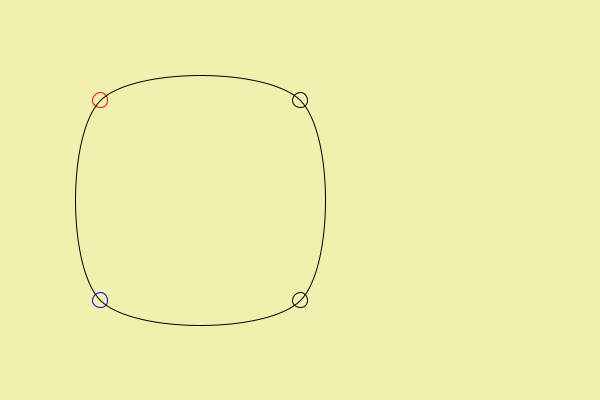
Frame 1 (no input)
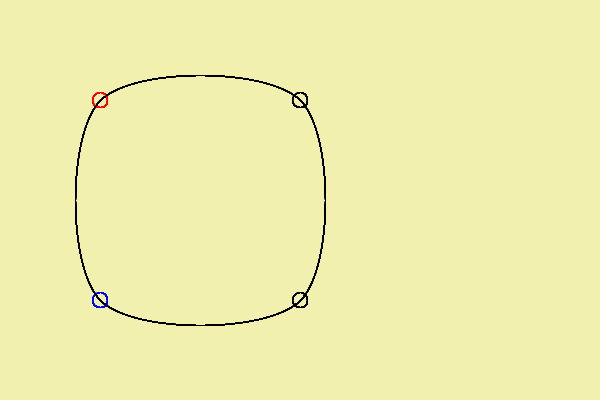
Frame 60 (the mouse pressed at the canvas centre just before this capture)
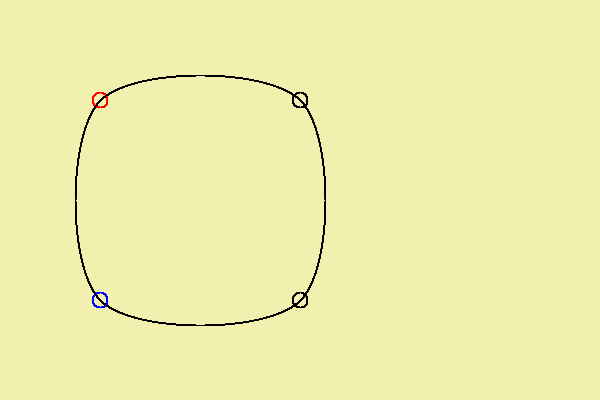
Frame 120 (the mouse held since frame 60 and released just before this capture)

The Processing sketch that drew these frames (run headless with seeded random() and noise(); from frame 60 on, the mouse is pressed at the canvas centre):

// Processing sketch: cmcurves8
// ── cmcurves8.pde
void setup() {
   size(600, 400);
   background(242, 240, 174);
   noFill();
}

void drawCurve(boolean drawCircles, boolean drawLines,
int p0, int p1, int p2, int p3) {
  
   // control point 1
   stroke(255,  0, 0);   // red
   if (drawCircles == true) {
      ellipse(Xp[p0], Yp[p0], 15, 15);
      }
   if (drawLines == true) {
      line(Xp[p0], Yp[p0], Xp[p1], Yp[p1]);
      }

   // control point 2
   stroke(0, 0, 255);   // blue
   if (drawCircles == true) {
      ellipse(Xp[p3], Yp[p3], 15, 15);
      }
   if (drawLines == true) {
      line(Xp[p3], Yp[p3], Xp[p2], Yp[p2]);
      }

   // the knots
   stroke(0, 0, 0);   // black
   if (drawCircles == true) {
      ellipse(Xp[p1], Yp[p1], 15, 15);
      ellipse(Xp[p2], Yp[p2], 15, 15);
      }

   curve(Xp[p0], Yp[p0], Xp[p1], Yp[p1], Xp[p2], Yp[p2], Xp[p3], Yp[p3]);
}

float [] Xp = { 100, 300, 300, 100 };
float [] Yp = { 100, 100, 300, 300 };

void draw() {
   drawCurve(true,  false, 0, 1, 2, 3);
   drawCurve(false, false, 1, 2, 3, 0);
   drawCurve(false, false, 2, 3, 0, 1);
   drawCurve(false, false, 3, 0, 1, 2);
}
